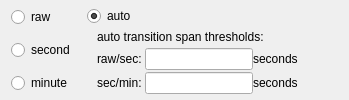
           <widget class="QWidget" name="trendTab">
            <attribute name="title">
             <string>trend</string>
            </attribute>
            <layout class="QHBoxLayout" name="horizontalLayout_21">
             <property name="spacing">
              <number>12</number>
             </property>
             <property name="topMargin">
              <number>6</number>
             </property>
             <property name="bottomMargin">
              <number>6</number>
             </property>
             <item>
              <layout class="QVBoxLayout" name="verticalLayout_2">
               <item>
                <widget class="QRadioButton" name="trendRawSelect">
                 <property name="toolTip">
                  <string>display raw data only</string>
                 </property>
                 <property name="text">
                  <string>raw</string>
                 </property>
                </widget>
               </item>
               <item>
                <widget class="QRadioButton" name="trendSecSelect">
                 <property name="toolTip">
                  <string>display second trend data only</string>
                 </property>
                 <property name="text">
                  <string>second</string>
                 </property>
                </widget>
               </item>
               <item>
                <widget class="QRadioButton" name="trendMinSelect">
                 <property name="toolTip">
                  <string>display minute trend data only</string>
                 </property>
                 <property name="text">
                  <string>minute</string>
                 </property>
                </widget>
               </item>
              </layout>
             </item>
             <item>
              <layout class="QVBoxLayout" name="verticalLayout_10">
               <property name="spacing">
                <number>0</number>
               </property>
               <property name="leftMargin">
                <number>0</number>
               </property>
               <item>
                <widget class="QRadioButton" name="trendAutoSelect">
                 <property name="toolTip">
                  <string>auto switch trend based on span</string>
                 </property>
                 <property name="text">
                  <string>auto</string>
                 </property>
                 <property name="checked">
                  <bool>true</bool>
                 </property>
                </widget>
               </item>
               <item>
                <layout class="QHBoxLayout" name="horizontalLayout_24">
                 <property name="spacing">
                  <number>0</number>
                 </property>
                 <property name="leftMargin">
                  <number>10</number>
                 </property>
                 <item>
                  <widget class="QFrame" name="trendThreshGroup">
                   <property name="maximumSize">
                    <size>
                     <width>2200</width>
                     <height>16777215</height>
                    </size>
                   </property>
                   <property name="styleSheet">
                    <string notr="true"/>
                   </property>
                   <property name="frameShape">
                    <enum>QFrame::NoFrame</enum>
                   </property>
                   <layout class="QVBoxLayout" name="verticalLayout_7">
                    <property name="spacing">
                     <number>0</number>
                    </property>
                    <property name="leftMargin">
                     <number>0</number>
                    </property>
                    <property name="topMargin">
                     <number>0</number>
                    </property>
                    <property name="rightMargin">
                     <number>0</number>
                    </property>
                    <property name="bottomMargin">
                     <number>0</number>
                    </property>
                    <item>
                     <widget class="QLabel" name="label_12">
                      <property name="text">
                       <string>auto transition span thresholds:</string>
                      </property>
                      <property name="margin">
                       <number>0</number>
                      </property>
                      <property name="indent">
                       <number>-1</number>
                      </property>
                     </widget>
                    </item>
                    <item>
                     <layout class="QFormLayout" name="formLayout_5">
                      <property name="sizeConstraint">
                       <enum>QLayout::SetDefaultConstraint</enum>
                      </property>
                      <property name="labelAlignment">
                       <set>Qt::AlignRight|Qt::AlignTrailing|Qt::AlignVCenter</set>
                      </property>
                      <property name="horizontalSpacing">
                       <number>3</number>
                      </property>
                      <property name="verticalSpacing">
                       <number>2</number>
                      </property>
                      <item row="1" column="0">
                       <widget class="QLabel" name="label_13">
                        <property name="text">
                         <string>raw/sec:</string>
                        </property>
                       </widget>
                      </item>
                      <item row="2" column="0">
                       <widget class="QLabel" name="label_14">
                        <property name="text">
                         <string>sec/min:</string>
                        </property>
                       </widget>
                      </item>
                      <item row="1" column="1">
                       <layout class="QHBoxLayout" name="horizontalLayout_5">
                        <item>
                         <widget class="QLineEdit" name="trendRawSecThresh">
                          <property name="sizePolicy">
                           <sizepolicy hsizetype="Minimum" vsizetype="Minimum">
                            <horstretch>0</horstretch>
                            <verstretch>0</verstretch>
                           </sizepolicy>
                          </property>
                         </widget>
                        </item>
                        <item>
                         <widget class="QLabel" name="label_8">
                          <property name="text">
                           <string>seconds</string>
                          </property>
                         </widget>
                        </item>
                       </layout>
                      </item>
                      <item row="2" column="1">
                       <layout class="QHBoxLayout" name="horizontalLayout_15">
                        <item>
                         <widget class="QLineEdit" name="trendSecMinThresh">
                          <property name="sizePolicy">
                           <sizepolicy hsizetype="Minimum" vsizetype="Minimum">
                            <horstretch>0</horstretch>
                            <verstretch>0</verstretch>
                           </sizepolicy>
                          </property>
                         </widget>
                        </item>
                        <item>
                         <widget class="QLabel" name="label_9">
                          <property name="text">
                           <string>seconds</string>
                          </property>
                         </widget>
                        </item>
                       </layout>
                      </item>
                     </layout>
                    </item>
                   </layout>
                  </widget>
                 </item>
                </layout>
               </item>
              </layout>
             </item>
             <item>
              <spacer name="horizontalSpacer_4">
               <property name="orientation">
                <enum>Qt::Horizontal</enum>
               </property>
               <property name="sizeHint" stdset="0">
                <size>
                 <width>40</width>
                 <height>20</height>
                </size>
               </property>
              </spacer>
             </item>
            </layout>
           </widget>
